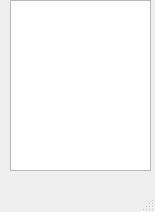
<?xml version="1.0" encoding="UTF-8"?>
<ui version="4.0">
 <class>ExpressionList</class>
 <widget class="QMainWindow" name="ExpressionList">
  <property name="geometry">
   <rect>
    <x>0</x>
    <y>0</y>
    <width>155</width>
    <height>212</height>
   </rect>
  </property>
  <property name="windowTitle">
   <string>MainWindow</string>
  </property>
  <widget class="QWidget" name="centralwidget">
   <widget class="QListWidget" name="listWidget">
    <property name="geometry">
     <rect>
      <x>10</x>
      <y>0</y>
      <width>141</width>
      <height>171</height>
     </rect>
    </property>
   </widget>
  </widget>
  <widget class="QMenuBar" name="menubar">
   <property name="geometry">
    <rect>
     <x>0</x>
     <y>0</y>
     <width>155</width>
     <height>21</height>
    </rect>
   </property>
  </widget>
  <widget class="QStatusBar" name="statusbar"/>
 </widget>
 <resources/>
 <connections/>
</ui>
